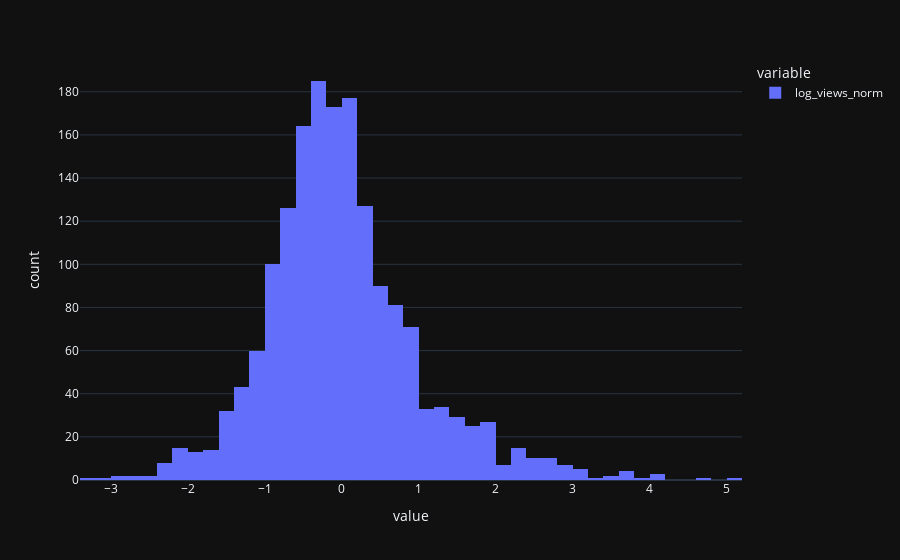
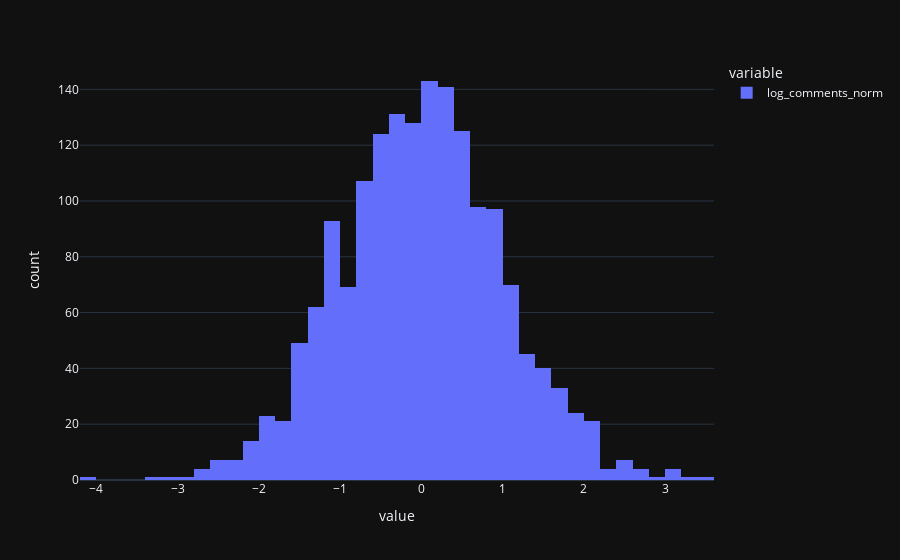
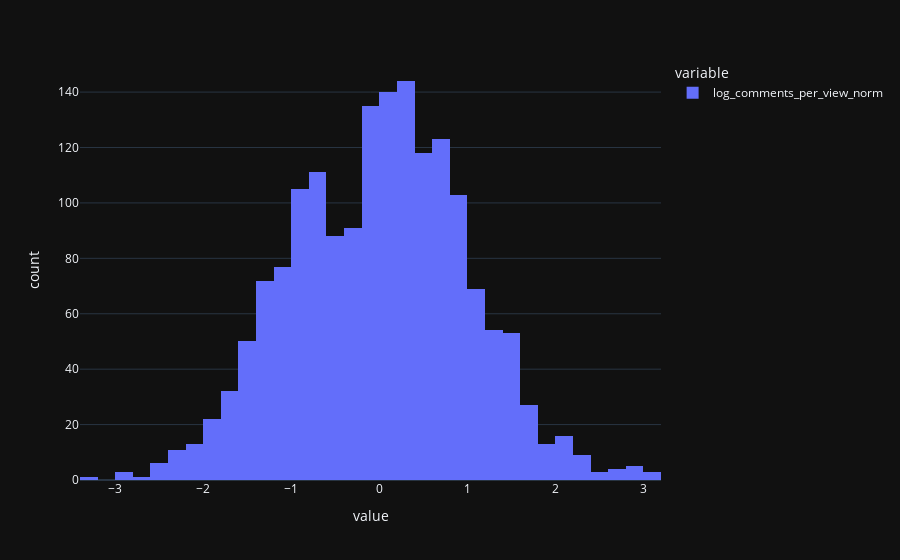
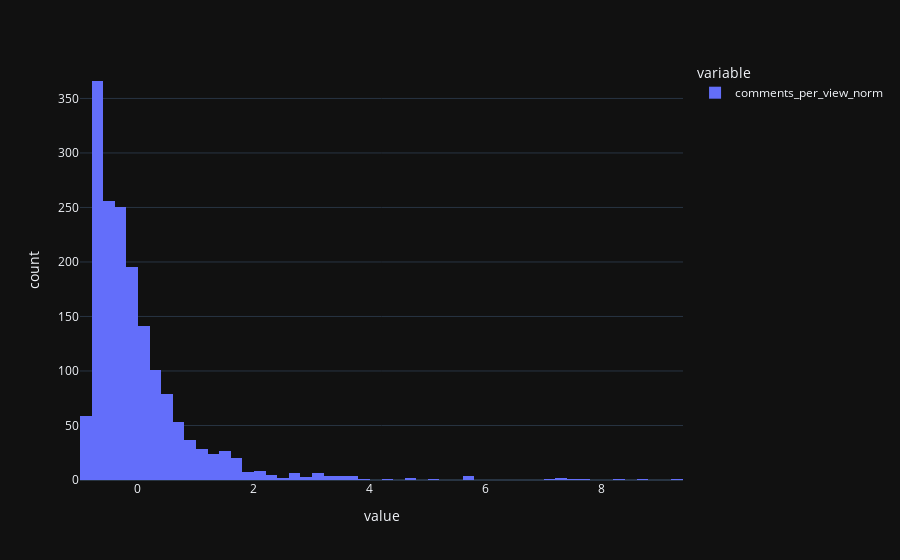

Notebook source saved alongside these figures, in order:
### Markdown cell above
# Views target set

### Code cell
import plotly.express as px
    
log_views = np.log(df['views'])
df['log_views_norm'] = (log_views - log_views.mean()) / log_views.std()
px.histogram(df['log_views_norm']).show()

log_comments = np.log(df['comments'])
df['log_comments_norm'] = (log_comments - log_comments.mean()) / log_comments.std()
px.histogram(df['log_comments_norm']).show()

comments_per_view = df['comments'] / df['views']
log_comments_per_view = np.log(comments_per_view)
df['log_comments_per_view_norm'] = (log_comments_per_view - log_comments_per_view.mean()) / log_comments_per_view.std()
px.histogram(df['log_comments_per_view_norm']).show()

df['comments_per_view_norm'] = (comments_per_view - comments_per_view.mean()) / comments_per_view.std()
px.histogram(df['comments_per_view_norm']).show()

### Figure 1 — Plotly figure (JSON) as saved in the notebook; plotly's stock layout.template omitted (floating-point values rounded to 4 significant figures; data arrays with more than 128 entries replaced by an {"elided": "..."} marker saying what was removed)
{"data": [{"alignmentgroup": "True", "bingroup": "x", "hovertemplate": "variable=log_views_norm<br>value=%{x}<br>count=%{y}<extra></extra>", "legendgroup": "log_views_norm", "marker": {"color": "#636efa", "pattern": {"shape": ""}}, "name": "log_views_norm", "offsetgroup": "log_views_norm", "orientation": "v", "showlegend": true, "type": "histogram", "x": {"elided": "1702 float values"}, "xaxis": "x", "yaxis": "y"}], "layout": {"autosize": true, "barmode": "relative", "legend": {"title": {"text": "variable"}, "tracegroupgap": 0}, "margin": {"t": 60}, "xaxis": {"anchor": "y", "autorange": true, "domain": [0, 1], "range": [-3.4, 5.2], "title": {"text": "value"}, "type": "linear"}, "yaxis": {"anchor": "x", "autorange": true, "domain": [0, 1], "range": [0, 194.7], "title": {"text": "count"}}}}

### Figure 2 — Plotly figure (JSON) as saved in the notebook; plotly's stock layout.template omitted (floating-point values rounded to 4 significant figures; data arrays with more than 128 entries replaced by an {"elided": "..."} marker saying what was removed)
{"data": [{"alignmentgroup": "True", "bingroup": "x", "hovertemplate": "variable=log_comments_norm<br>value=%{x}<br>count=%{y}<extra></extra>", "legendgroup": "log_comments_norm", "marker": {"color": "#636efa", "pattern": {"shape": ""}}, "name": "log_comments_norm", "offsetgroup": "log_comments_norm", "orientation": "v", "showlegend": true, "type": "histogram", "x": {"elided": "1702 float values"}, "xaxis": "x", "yaxis": "y"}], "layout": {"autosize": true, "barmode": "relative", "legend": {"title": {"text": "variable"}, "tracegroupgap": 0}, "margin": {"t": 60}, "xaxis": {"anchor": "y", "autorange": true, "domain": [0, 1], "range": [-4.2, 3.6], "title": {"text": "value"}, "type": "linear"}, "yaxis": {"anchor": "x", "autorange": true, "domain": [0, 1], "range": [0, 150.5], "title": {"text": "count"}}}}

### Figure 3 — Plotly figure (JSON) as saved in the notebook; plotly's stock layout.template omitted (floating-point values rounded to 4 significant figures; data arrays with more than 128 entries replaced by an {"elided": "..."} marker saying what was removed)
{"data": [{"alignmentgroup": "True", "bingroup": "x", "hovertemplate": "variable=log_comments_per_view_norm<br>value=%{x}<br>count=%{y}<extra></extra>", "legendgroup": "log_comments_per_view_norm", "marker": {"color": "#636efa", "pattern": {"shape": ""}}, "name": "log_comments_per_view_norm", "offsetgroup": "log_comments_per_view_norm", "orientation": "v", "showlegend": true, "type": "histogram", "x": {"elided": "1702 float values"}, "xaxis": "x", "yaxis": "y"}], "layout": {"autosize": true, "barmode": "relative", "legend": {"title": {"text": "variable"}, "tracegroupgap": 0}, "margin": {"t": 60}, "xaxis": {"anchor": "y", "autorange": true, "domain": [0, 1], "range": [-3.4, 3.2], "title": {"text": "value"}, "type": "linear"}, "yaxis": {"anchor": "x", "autorange": true, "domain": [0, 1], "range": [0, 151.6], "title": {"text": "count"}}}}

### Figure 4 — Plotly figure (JSON) as saved in the notebook; plotly's stock layout.template omitted (floating-point values rounded to 4 significant figures; data arrays with more than 128 entries replaced by an {"elided": "..."} marker saying what was removed)
{"data": [{"alignmentgroup": "True", "bingroup": "x", "hovertemplate": "variable=comments_per_view_norm<br>value=%{x}<br>count=%{y}<extra></extra>", "legendgroup": "comments_per_view_norm", "marker": {"color": "#636efa", "pattern": {"shape": ""}}, "name": "comments_per_view_norm", "offsetgroup": "comments_per_view_norm", "orientation": "v", "showlegend": true, "type": "histogram", "x": {"elided": "1702 float values"}, "xaxis": "x", "yaxis": "y"}], "layout": {"autosize": true, "barmode": "relative", "legend": {"title": {"text": "variable"}, "tracegroupgap": 0}, "margin": {"t": 60}, "xaxis": {"anchor": "y", "autorange": true, "domain": [0, 1], "range": [-1.0, 9.4], "title": {"text": "value"}, "type": "linear"}, "yaxis": {"anchor": "x", "autorange": true, "domain": [0, 1], "range": [0, 385.3], "title": {"text": "count"}}}}
